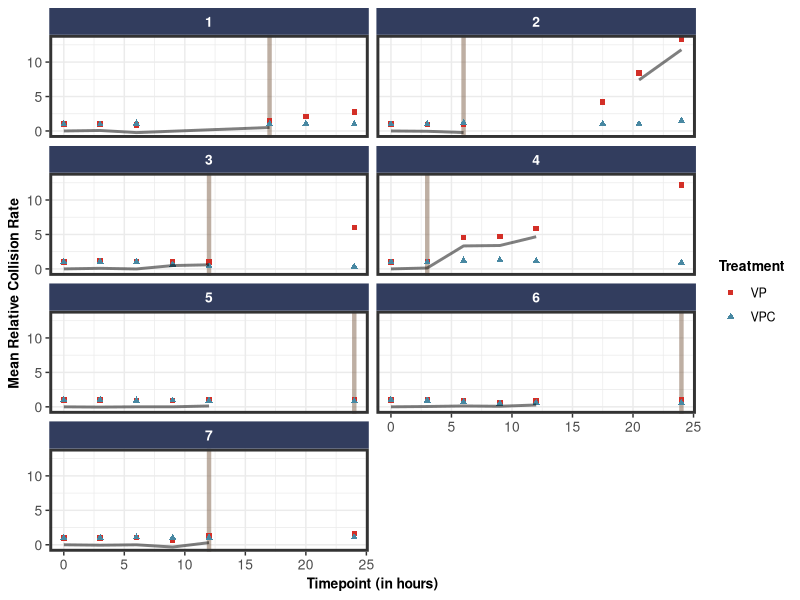
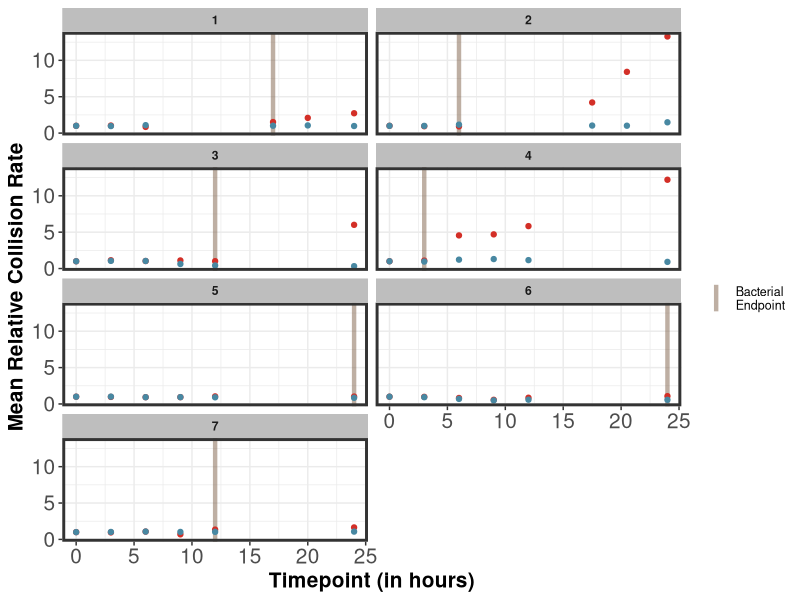
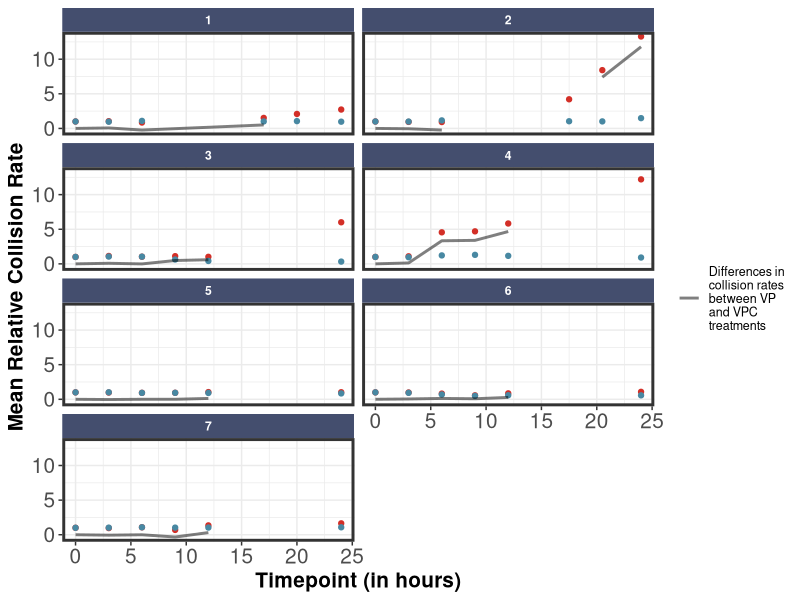

R code for these plots, in order: (Note: this script raises an error after producing the figures.)
library(tidyverse)
library(data.table)
library(cowplot)
library(colorspace)


cr_df<- read.csv("NJ2020.csv")





cr_df<- cr_df %>% select(c("Location", "Expt_No", "Sample_Type", "Timepoint",
                  "Replicate", "c_Bacteria", "c_Viruses", "VBR"))

abundance<- read.csv('NJ2020_abundance.csv')

abundance1<- abundance %>%
  select(Location, Expt_No, Total_Bacteria, Total_Viruses, VBR) %>%
  rename(c_Bacteria = Total_Bacteria,
         c_Viruses = Total_Viruses )

loc<- 'NJ2020'
expt_no<- 1:7
type<- c('VP', 'VPC', '0.22')
time<- -3
rep<- 1:3
abundance2<- data.frame(expand.grid(loc, expt_no, type, time, rep))
colnames(abundance2)<- c('Location', 'Expt_No', 'Sample_Type',
                         'Timepoint', 'Replicate')




abundance3<- full_join(abundance2, abundance1)


cr_df<- full_join(abundance3, cr_df)


cr_df$BV<-  cr_df$c_Bacteria * cr_df$c_Viruses

cr_list<- list()

for (loc in unique(cr_df$Location)){
  for (expt in unique(cr_df$Expt_No)){
    for(type in unique(cr_df$Sample_Type)){
      for (rep in unique(cr_df$Replicate)){
        
        df10<- cr_df %>%
          filter(Location == loc,
                 Expt_No == expt,
                 Sample_Type == type,
                 Replicate == rep)
        
        for(time in unique(cr_df$Timepoint)){
          
          cr<-  (df10 %>% filter(Timepoint == time))$BV/(df10 %>% filter(Timepoint == 0))$BV
          cr_value<- c(loc, expt, type, rep, time, cr)
          
          cr_list[[length(cr_list)+1]]<- cr_value
        }
          
      }
    }
  }
}


cr_opt<- data.table(data.table::transpose(as.data.table(cr_list)))
colnames(cr_opt)<- c("Location", "Expt_No", "Sample_Type","Replicate", "Timepoint",
             "rate")
cr_opt$rate <- as.numeric(cr_opt$rate)
#Warnings are because of o.22 samples that have negative amount of bacteria. This could be due to TE corection.
#We either get call the bacterial count as 0 and calculate for 0.22 or exclude it from further analyses.
#For now, we'll exclude it.
cr_opt <- cr_opt %>% filter(Sample_Type != '0.22')


#Let's visualise this data #####

#First we summarise the replicates
cr_opt<- cr_opt %>% filter(Timepoint != -3)

cr_opt <- cr_opt %>% 
  group_by(Location, Expt_No, Sample_Type, Timepoint) %>%
  summarise(rate_mean = mean(rate), rate_se = plotrix::std.error(rate))

cr_opt2<- cr_opt %>% ungroup() %>%
  select(-rate_se) %>%
  pivot_wider(names_from = Sample_Type,
              values_from = rate_mean) %>%
  mutate(cr_diff = VP - VPC)


cr_opt[cr_opt$Expt_No == 1 & cr_opt$Timepoint == 9,]$Timepoint<- '17'
cr_opt[cr_opt$Expt_No == 2 & cr_opt$Timepoint == 9,]$Timepoint<- '17.5'
cr_opt[cr_opt$Expt_No == 1 & cr_opt$Timepoint == 12,]$Timepoint<- '20'
cr_opt[cr_opt$Expt_No == 2 & cr_opt$Timepoint == 12,]$Timepoint<- '20.5'
cr_opt$Timepoint<- as.numeric(cr_opt$Timepoint)

cr_opt2[cr_opt2$Expt_No == 1 & cr_opt2$Timepoint == 9,]$Timepoint<- '17'
cr_opt2[cr_opt2$Expt_No == 2 & cr_opt2$Timepoint == 9,]$Timepoint<- '17.5'
cr_opt2[cr_opt2$Expt_No == 1 & cr_opt2$Timepoint == 12,]$Timepoint<- '20'
cr_opt2[cr_opt2$Expt_No == 2 & cr_opt2$Timepoint == 12,]$Timepoint<- '20.5'
cr_opt2$Timepoint<- as.numeric(cr_opt2$Timepoint)
cols<- c("VP" = '#d32f27ff',
         "VPC" = '#4888a2ff',
         "Diff" = '#edb81dff')
shapes<- c("VP" = 21,
           "VPC" = 24,
           "Diff" = 19)
shapes<- c("VP" = 15,
           "VPC" = 17,
           "Diff" = 19)


# Now let's overlap bacterial production values here
bep_df <- read_csv("./V5000/vp_calc_bp.csv") 
bep_df <- bep_df %>%
  select(Location, Expt_No,  Time_Range) %>%
  unique() %>%
  mutate(endpoint = as.numeric(sub(".*\\T0_T?\\s*(\\d+)", "\\1", Time_Range)) )#function to extract the endpoint

bep_df <- merge(cr_opt2, bep_df)


 
 cr_plot1<- ggplot()+
   geom_vline(data = bep_df,
              aes(xintercept = endpoint),
                  colour = '#7E6148FF',
              linewidth =1.5,
              alpha = 0.5,
              show.legend = F)+
   geom_point(data = cr_opt,
              aes(x = as.numeric(Timepoint),
                  y = rate_mean,
                  fill = Sample_Type,
                  shape = Sample_Type,
                  colour = Sample_Type),
              show.legend =  T)+
   geom_line(data = cr_opt2,
             aes(x = as.numeric(Timepoint),
                 y = cr_diff),
             size = 1,
             alpha = 0.5,
             show.legend = F) +
   theme_bw()+
   facet_wrap(. ~ Expt_No, ncol = 2
              # scales = 'free',
   )+
   scale_fill_manual(values = cols)+
   scale_color_manual(values = cols#, breaks = 'VP', labels = 'Bacterial Endpoint'
                      )+
   scale_shape_manual(values = shapes)+
   theme(strip.background = element_rect(fill = lighten("#323D5E",
                                                        amount = 0.0) ,
                                         color = NA),
         strip.text = element_text(face = 'bold',
                                   color = 'white',
                                   size = 10),
         panel.border = element_rect(linewidth = 2),
         panel.background = element_rect(fill = NA),
         #legend.position = c(0.75, 0.1),
         legend.title = element_text(face = 'bold',
                                     size = 10),
         legend.text = element_text(size = 9),
         axis.title = element_text(face = 'bold',
                                   size = 10),
         axis.text = element_text(size = 10))+
   labs(x = 'Timepoint (in hours)',
        y = 'Mean Relative Collision Rate')  +
   guides(color = guide_legend(title="Treatment"),
          shape = guide_legend(title="Treatment"),
          fill= guide_legend(title="Treatment"))

cr_plot1 
 
legend1<- ggpubr::as_ggplot( ggpubr::get_legend(cr_plot1))

cr_plot<- cr_plot1 +theme(legend.position = 'none')

cr_plot2<- ggplot()+
  geom_vline(data = bep_df,
             aes(xintercept = endpoint),
             colour = '#7E6148FF',
             linewidth =1.5,
             alpha = 0.5,
             show.legend = T)+
  geom_point(data = cr_opt,
             aes(x = as.numeric(Timepoint),
                 y = rate_mean,
                 #fill = Sample_Type,
                 #shape = Sample_Type,
                 colour = Sample_Type
                 ),
             show.legend =  F)+
  # geom_line(data = cr_opt2,
  #           aes(x = as.numeric(Timepoint),
  #               y = cr_diff),
  #           size = 1,
  #           alpha = 0.5,
  #           show.legend = F) +
  theme_bw()+
  facet_wrap(. ~ Expt_No, ncol = 2
             # scales = 'free',
  )+
  scale_fill_manual(values = cols)+
  scale_color_manual(values = cols, breaks = 'VP', labels = 'Bacterial\nEndpoint'
  )+
  scale_shape_manual(values = shapes)+
  theme(strip.background = element_rect(fill = 'gray',
                                        color = NA),
        strip.text = element_text(face = 'bold'),
        panel.border = element_rect(linewidth = 2),
        panel.background = element_rect(fill = NA),
        #legend.position = c(0.75, 0.1),
        legend.title = element_text(face = 'bold',
                                    size = 10),
        legend.text = element_text(size = 9),
        axis.title = element_text(face = 'bold',
                                  size = 15),
        axis.text = element_text(size = 15))+
  labs(x = 'Timepoint (in hours)',
       y = 'Mean Relative Collision Rate')  +
  guides(color = guide_legend(title = ''),
         #shape = guide_legend(title="Treatment"),
         #fill= guide_legend(title="Treatment")
         )

cr_plot2
 
legend2<- ggpubr::as_ggplot( ggpubr::get_legend(cr_plot2))


cr_plot3<- ggplot()+
  # geom_vline(data = bep_df,
  #            aes(xintercept = endpoint),
  #            colour = '#7E6148FF',
  #            linewidth =1.5,
  #            alpha = 0.5,
  #            show.legend = T)+
  geom_point(data = cr_opt,
             aes(x = as.numeric(Timepoint),
                 y = rate_mean,
                 #fill = Sample_Type,
                 #shape = Sample_Type,
                 colour = Sample_Type
             ),
             show.legend =  F)+
  geom_line(data = cr_opt2,
            aes(x = as.numeric(Timepoint),
                y = cr_diff),
            size = 1,
            alpha = 0.5,
            show.legend = T) +
  theme_bw()+
  facet_wrap(. ~ Expt_No, ncol = 2
             # scales = 'free',
  )+
  scale_fill_manual(values = cols)+
  scale_color_manual(values = cols, breaks = 'VP', labels = 'Differences in\ncollision rates\nbetween VP\nand VPC\ntreatments'
  )+
  scale_shape_manual(values = shapes)+
  theme(strip.background = element_rect(fill = lighten("#323D5E",
                                                       amount = 0.1) ,
                                        color = NA),
        strip.text = element_text(face = 'bold',
                                  color = 'white'),
        panel.border = element_rect(linewidth = 2),
        panel.background = element_rect(fill = NA),
        #legend.position = c(0.75, 0.1),
        legend.title = element_text(face = 'bold',
                                    size = 10),
        legend.text = element_text(size = 9),
        axis.title = element_text(face = 'bold',
                                  size = 15),
        axis.text = element_text(size = 15))+
  labs(x = 'Timepoint (in hours)',
       y = 'Mean Relative Collision Rate')  +
  guides(color = guide_legend(title = ''),
         #shape = guide_legend(title="Treatment"),
         #fill= guide_legend(title="Treatment")
  )

cr_plot3

legend3<- ggpubr::as_ggplot( ggpubr::get_legend(cr_plot3))

legends<- cowplot::plot_grid(plotlist = list(legend1, legend2, legend3),
                   ncol= 1,
                   rel_widths = c(1, 1,  1))
legends2<- plot_grid( NULL, legends,
          rel_widths = c(2,3),
          nrow = 2)



cr_plot_final<- cr_plot + NULL+ legends +
  plot_layout(width = c(8, 2,2))
cr_plot_final



cr_plot_final<- plot_grid(cr_plot, legends,
                               nrow = 1,
                               rel_widths = c( 2, 1))


cr_plot_final


ggsave(file = 'collision_rate_ww.png', width = 10,
       height = 18, unit = 'cm')








